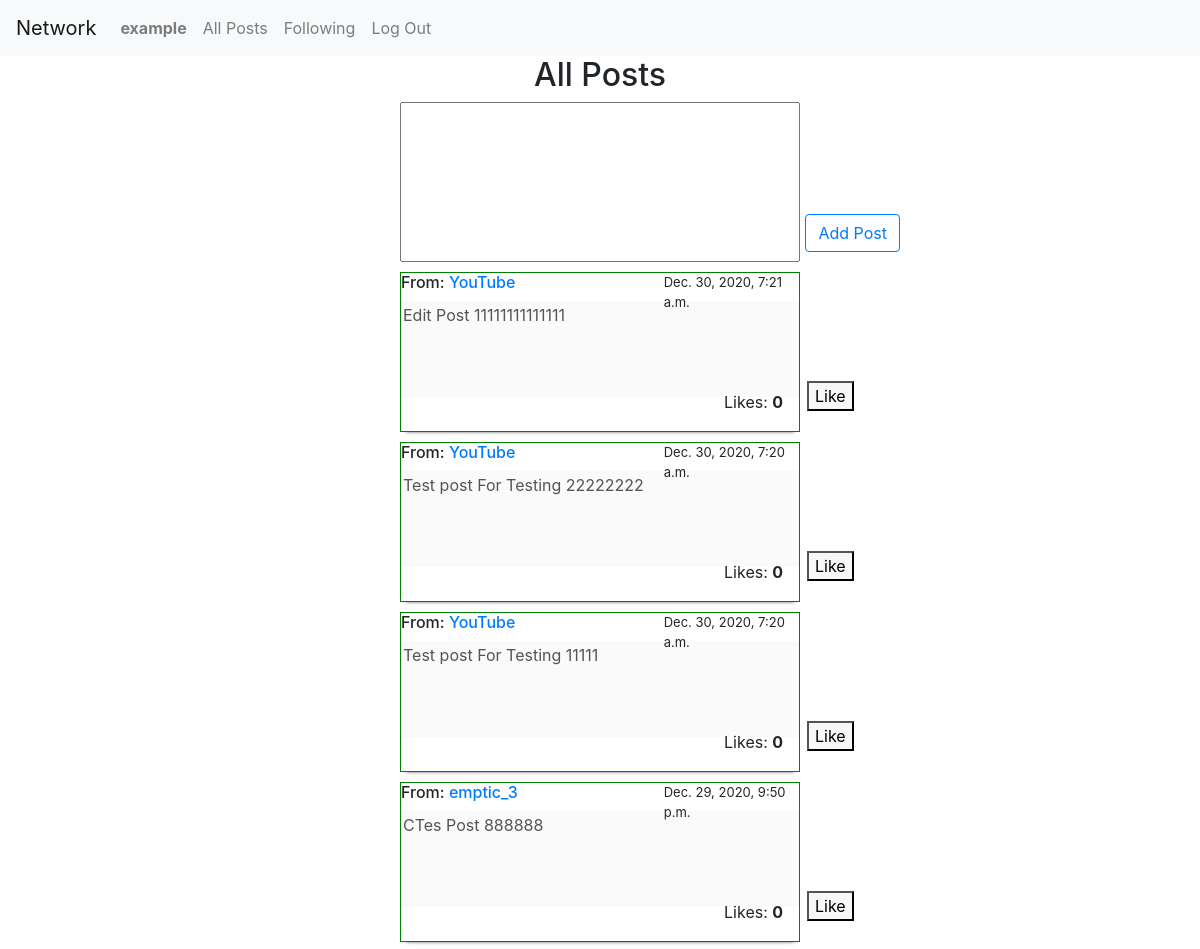
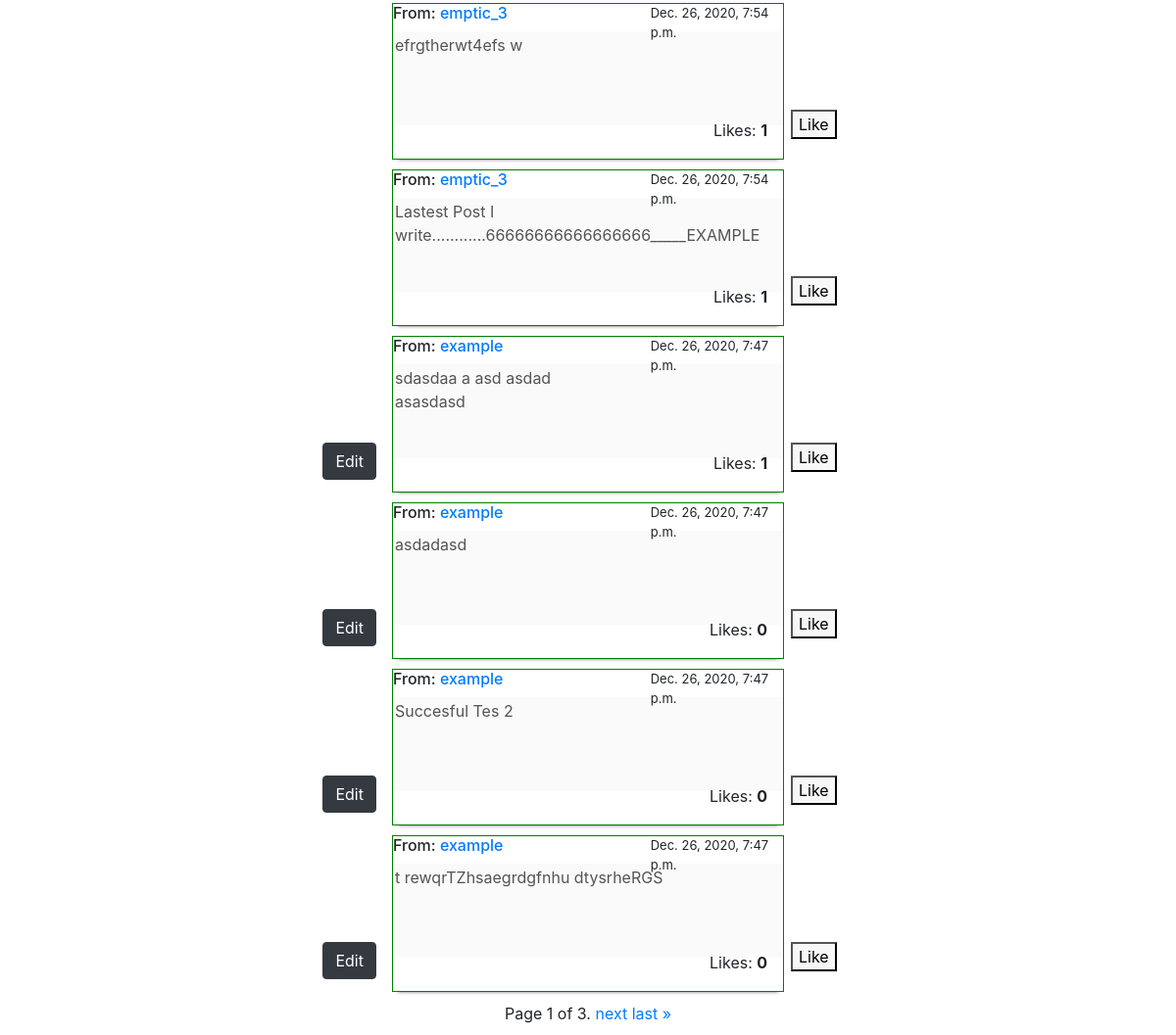
/all_posts/ (signed in), run on an earlier commit of the app's database (2 pictures, top to bottom).
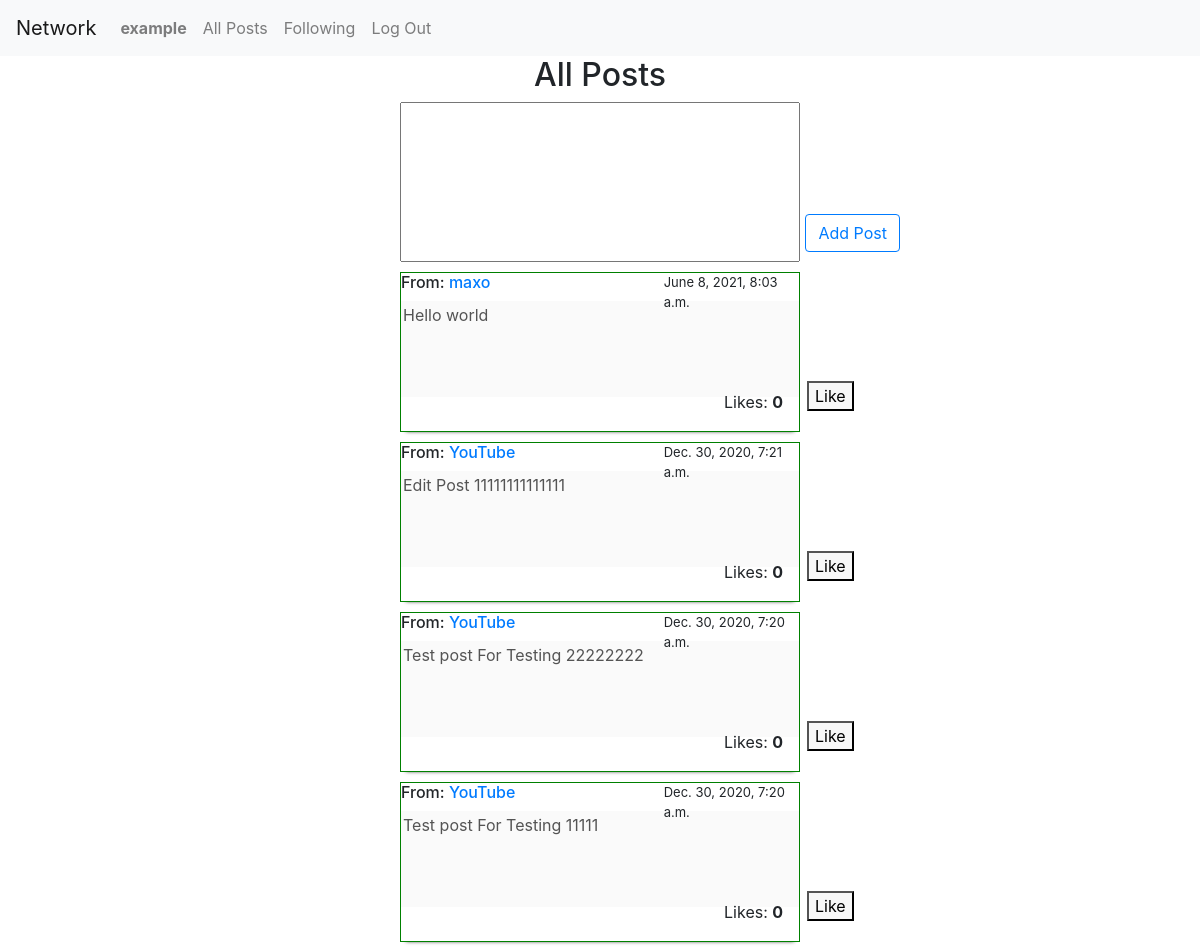
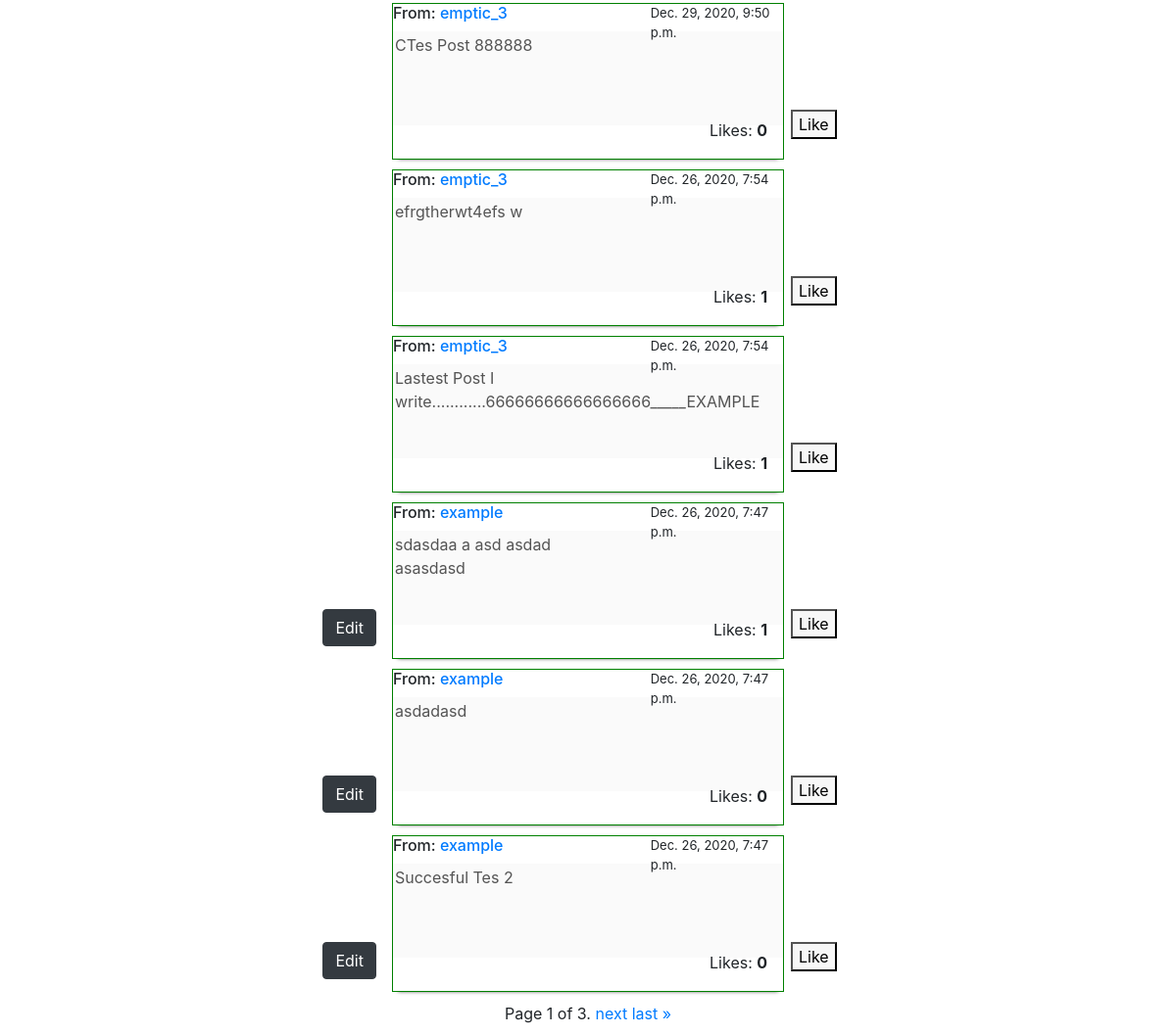
And on a later commit of the database (2 pictures, top to bottom).
### network/models.py (models this page shows, shortened)
class User(AbstractUser):
    def __str__(self):
        return f"{self.username} ({self.id})"

class Post(models.Model):
    post = models.AutoField(primary_key=True)
    user_id =  models.ForeignKey(User, on_delete=models.CASCADE, related_name="author")
    username = models.CharField(max_length=255, default='Name')
    body = models.TextField()
    date = models.DateTimeField(auto_now_add=True)
    liked = models.ManyToManyField(User, default=None, blank=True, related_name="liked")
    @property
    def likes_list(self):
        return list(self.liked.all().values("id"))

### network/views.py (the view)
# urls.py: path("all_posts/", views.all_posts, name="all_posts"),
@login_required
def all_posts(request):
    current_user_id = request.user.id
    post_form = PostForm(initial={"user_id":request.user.id, "username": request.user.username})
    posts = Post.objects.all().order_by('date').reverse()
    paginator  = Paginator(posts ,10)
    page_number = request.GET.get('page')
    page_obj = paginator.get_page(page_number)
    context = {
        'post_form': post_form,
        'current_user_id':request.user.id,
        'page_obj': page_obj,
    }
    return render(request, "network/all_posts.html", context)

### network/forms.py
class PostForm(forms.ModelForm):
    class Meta:
        model = Post
        fields = ('user_id', 'body','username')
        widgets = {'user_id': forms.HiddenInput(), 'username': forms.HiddenInput(), 'body': forms.TextInput(
				attrs={
					'class': 'form_body',
                    'id':'form_body'
					})
        }

### network/templates/network/all_posts.html (shortened to what this page needs)
{% extends "network/layout.html" %}
{% block body %}
    <div class="all_posts_container">
        <h2>All Posts</h2>
        <form class="add_post_form" id="add_post_form" action="{% url 'add_post' %}" method="post">
            {{ post_form }}
            <input type="submit" class="add_btn btn btn-outline-primary" value="Add Post">
        </form>
        <div class="all_posts">
            {% for post in page_obj %}
            <div class="post">
                <h6 id="username">From: <a href="{% url 'profile_page' post.user_id.pk %}"> {{  post.username }}</a></h6>
                <span class="post_date">{{ post.date }}</span>
                <form class="post_form" id="post_form{{post.post}}">
                    <textarea name="textarea_{{post.post}}" disabled class="post_body" id="post_body{{post.post}}">{{ post.body }}</textarea>
                    {% if post.user_id.pk == current_user_id %}
                    <button type="submit" id="button_{{post.post}}" class="edit_button btn btn-dark" data-post="{{post.post}}">Edit</button>
                    {% endif %}
                </form>
                <form action="{% url 'like_post' %}" method="post" id="{{post.post}}" class="like_form">
                    <button type="submit"  id="like_button_{{post.post}}" class="like_button"
                    data-likes="{{post.likes_list}}" data-user="{{current_user_id}}" data-post="{{post.post}}">
                    </button>
                    <div class="likes_count">Likes: <strong id="like_count_{{post.post}}" >{{ post.liked.all.count }}</strong></div>
                </form>
            </div>
            {% endfor %}
        </div>
    </div>
<div class="pagination_container">
    <div class="pagination">
        <span class="step-links">
            <span class="current">
                Page {{ page_obj.number }} of {{ page_obj.paginator.num_pages }}.
            </span>
            {% if page_obj.has_next %}
                <a href="?page={{ page_obj.next_page_number }}">next</a>
                <a href="?page={{ page_obj.paginator.num_pages }}">last &raquo;</a>
            {% endif %}
        </span>
    </div>
</div>
{% endblock %}

### network/templates/network/layout.html (shortened to what this page needs)
{% load static %}
<!DOCTYPE html>
<html lang="en">
    <head>
        <link rel="stylesheet" href="https://cdnjs.cloudflare.com/ajax/libs/font-awesome/4.7.0/css/font-awesome.min.css">
        <link rel="stylesheet" href="https://stackpath.bootstrapcdn.com/bootstrap/4.4.1/css/bootstrap.min.css">
        <link href="{% static 'network/styles.css' %}" rel="stylesheet">
    </head>
    <body>
        <nav class="navbar navbar-expand-lg navbar-light bg-light">
            {% if user.is_authenticated %}
                <a class="navbar-brand" href="{% url 'index' %}">Network</a>
            {% else %}
                <a class="navbar-brand" href="/">Network</a>
            {% endif %}
            <div>
              <ul class="navbar-nav mr-auto">
                {% if user.is_authenticated %}
                    <li class="nav-item">
                        <a class="nav-link" href="{% url 'index' %}"><strong>{{ user.username }}</strong></a>
                    </li>
                    <li class="nav-item">
                        <a class="nav-link" href="{% url 'all_posts' %}">All Posts</a>
                    </li>
                    <li class="nav-item">
                        <a class="nav-link" href="{% url 'following_page' %}">Following</a>
                    </li>
                    <li class="nav-item">
                        <a class="nav-link" href="{% url 'logout' %}">Log Out</a>
                    </li>
                {% endif %}
              </ul>
            </div>
          </nav>
        <div class="body">
            {% block body %}
            {% endblock %}
        </div>
    </body>
</html>

### network/static/network/styles.css (style rules this page uses)
.all_posts_container { display: flex; flex-direction: column; justify-content: center; align-items: center; }
#add_post_form { position: relative; }
#form_body { height: 20vh; width: 400px; }
.add_btn { position: absolute; top: 70%; right: -100px; }
.post { height: 20vh; width: 400px; border: 1px solid green; margin: 10px 0; box-shadow: 0 5px 4px -6px black; position: relative; }
.post_date { font-size: small; position: absolute; top: 0; left: 66%; z-index: 10000; }
.edit_button { position: absolute; top: 68%; left: -18%; }
.pagination_container { display: flex; justify-content: center; margin-bottom: 10px; }
.post_body { border: none; outline: none; resize: none; width: 100%; height: 96px; text-align: -webkit-left; text-align: left; margin-top: 0px; margin-bottom: 0px; }
.like_button { background-color: #f7f7f7; position: absolute; top: 68%; left: 102%; }
.likes_count { position: absolute; top: 74%; right: 4%; }

What changed in the data, as far as the page shows it:
no longer on this page (row unchanged): Post: username "example", date "Dec. 26, 2020, 7:47 p.m.", post "t rewqrTZhsaegrdgfnhu dtysrheRGS", liked.all.count "0"
added Post: username "maxo", date "June 8, 2021, 8:03 a.m.", post "Hello world", liked.all.count "0"
